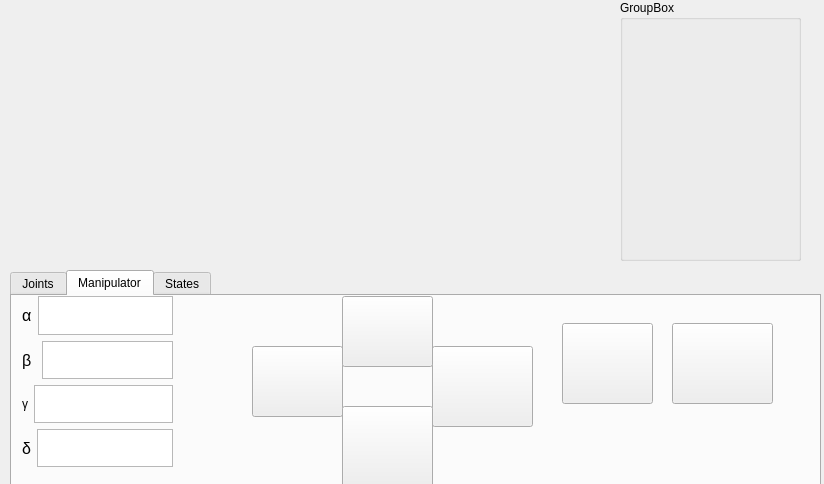
<?xml version="1.0" encoding="UTF-8"?>
<ui version="4.0">
 <class>controlpanel</class>
 <widget class="QWidget" name="controlpanel">
  <property name="geometry">
   <rect>
    <x>0</x>
    <y>0</y>
    <width>824</width>
    <height>484</height>
   </rect>
  </property>
  <property name="windowTitle">
   <string>Form</string>
  </property>
  <widget class="QTabWidget" name="tabWidget">
   <property name="geometry">
    <rect>
     <x>10</x>
     <y>270</y>
     <width>811</width>
     <height>221</height>
    </rect>
   </property>
   <property name="whatsThis">
    <string/>
   </property>
   <property name="currentIndex">
    <number>1</number>
   </property>
   <widget class="QWidget" name="joints">
    <property name="toolTip">
     <string>Joints
</string>
    </property>
    <attribute name="title">
     <string>Joints</string>
    </attribute>
    <widget class="QWidget" name="layoutWidget">
     <property name="geometry">
      <rect>
       <x>20</x>
       <y>16</y>
       <width>161</width>
       <height>181</height>
      </rect>
     </property>
     <layout class="QVBoxLayout" name="verticalLayout">
      <item>
       <widget class="QRadioButton" name="baseButton">
        <property name="text">
         <string>Base</string>
        </property>
       </widget>
      </item>
      <item>
       <widget class="QRadioButton" name="shoulderButton">
        <property name="text">
         <string>Shoulder</string>
        </property>
       </widget>
      </item>
      <item>
       <widget class="QRadioButton" name="elbowButton">
        <property name="text">
         <string>Elbow</string>
        </property>
       </widget>
      </item>
      <item>
       <widget class="QRadioButton" name="wrist1Button">
        <property name="text">
         <string>Wrist 1</string>
        </property>
       </widget>
      </item>
      <item>
       <widget class="QRadioButton" name="wrist2Button">
        <property name="text">
         <string>Wrist 2</string>
        </property>
       </widget>
      </item>
      <item>
       <widget class="QRadioButton" name="wrist3Button">
        <property name="text">
         <string>Wrist 3</string>
        </property>
       </widget>
      </item>
     </layout>
    </widget>
    <widget class="QWidget" name="layoutWidget_2">
     <property name="geometry">
      <rect>
       <x>320</x>
       <y>60</y>
       <width>391</width>
       <height>91</height>
      </rect>
     </property>
     <layout class="QHBoxLayout" name="horizontalLayout">
      <item>
       <widget class="QPushButton" name="turnRightButton">
        <property name="text">
         <string/>
        </property>
       </widget>
      </item>
      <item>
       <widget class="QPushButton" name="turnLeftButton">
        <property name="text">
         <string/>
        </property>
       </widget>
      </item>
     </layout>
    </widget>
   </widget>
   <widget class="QWidget" name="manipulator">
    <attribute name="title">
     <string>Manipulator</string>
    </attribute>
    <widget class="QPushButton" name="manipulatorUpButton">
     <property name="geometry">
      <rect>
       <x>330</x>
       <y>0</y>
       <width>91</width>
       <height>71</height>
      </rect>
     </property>
     <property name="text">
      <string/>
     </property>
    </widget>
    <widget class="QPushButton" name="manipulatorLeftButton">
     <property name="geometry">
      <rect>
       <x>240</x>
       <y>50</y>
       <width>91</width>
       <height>71</height>
      </rect>
     </property>
     <property name="text">
      <string/>
     </property>
    </widget>
    <widget class="QPushButton" name="manipulatorRightButton">
     <property name="geometry">
      <rect>
       <x>420</x>
       <y>50</y>
       <width>101</width>
       <height>81</height>
      </rect>
     </property>
     <property name="text">
      <string/>
     </property>
    </widget>
    <widget class="QPushButton" name="manipulatorDownButton">
     <property name="geometry">
      <rect>
       <x>330</x>
       <y>110</y>
       <width>91</width>
       <height>81</height>
      </rect>
     </property>
     <property name="text">
      <string/>
     </property>
    </widget>
    <widget class="QPushButton" name="turnManipulatorLeft">
     <property name="geometry">
      <rect>
       <x>550</x>
       <y>27</y>
       <width>91</width>
       <height>81</height>
      </rect>
     </property>
     <property name="text">
      <string/>
     </property>
    </widget>
    <widget class="QPushButton" name="turnManipulatorRight">
     <property name="geometry">
      <rect>
       <x>660</x>
       <y>27</y>
       <width>101</width>
       <height>81</height>
      </rect>
     </property>
     <property name="text">
      <string/>
     </property>
    </widget>
    <widget class="QWidget" name="layoutWidget_3">
     <property name="geometry">
      <rect>
       <x>10</x>
       <y>0</y>
       <width>151</width>
       <height>171</height>
      </rect>
     </property>
     <layout class="QVBoxLayout" name="verticalLayout_2">
      <item>
       <layout class="QHBoxLayout" name="horizontalLayout_4">
        <item>
         <widget class="QLabel" name="angleA">
          <property name="font">
           <font>
            <pointsize>12</pointsize>
           </font>
          </property>
          <property name="text">
           <string>α</string>
          </property>
         </widget>
        </item>
        <item>
         <widget class="QTextEdit" name="textEdit"/>
        </item>
       </layout>
      </item>
      <item>
       <layout class="QHBoxLayout" name="horizontalLayout_3">
        <item>
         <widget class="QLabel" name="angelB">
          <property name="font">
           <font>
            <pointsize>12</pointsize>
           </font>
          </property>
          <property name="text">
           <string>β </string>
          </property>
         </widget>
        </item>
        <item>
         <widget class="QTextEdit" name="angleBtext"/>
        </item>
       </layout>
      </item>
      <item>
       <layout class="QHBoxLayout" name="horizontalLayout_5">
        <item>
         <widget class="QLabel" name="angleC">
          <property name="text">
           <string>γ</string>
          </property>
         </widget>
        </item>
        <item>
         <widget class="QTextEdit" name="angleCtext">
          <property name="font">
           <font>
            <pointsize>12</pointsize>
           </font>
          </property>
         </widget>
        </item>
       </layout>
      </item>
      <item>
       <layout class="QHBoxLayout" name="horizontalLayout_2">
        <item>
         <widget class="QLabel" name="angleD">
          <property name="font">
           <font>
            <pointsize>12</pointsize>
           </font>
          </property>
          <property name="text">
           <string>δ</string>
          </property>
         </widget>
        </item>
        <item>
         <widget class="QTextEdit" name="angelDtext"/>
        </item>
       </layout>
      </item>
     </layout>
    </widget>
    <zorder>manipulatorLeftButton</zorder>
    <zorder>manipulatorRightButton</zorder>
    <zorder>manipulatorDownButton</zorder>
    <zorder>turnManipulatorLeft</zorder>
    <zorder>turnManipulatorRight</zorder>
    <zorder>layoutWidget_3</zorder>
    <zorder>manipulatorUpButton</zorder>
   </widget>
   <widget class="QWidget" name="state">
    <attribute name="title">
     <string>States</string>
    </attribute>
    <widget class="QWidget" name="">
     <property name="geometry">
      <rect>
       <x>180</x>
       <y>0</y>
       <width>81</width>
       <height>151</height>
      </rect>
     </property>
     <layout class="QVBoxLayout" name="verticalLayout_3">
      <item>
       <layout class="QHBoxLayout" name="horizontalLayout_9">
        <item>
         <widget class="QLabel" name="joint1Label">
          <property name="text">
           <string>Joint 1</string>
          </property>
         </widget>
        </item>
        <item>
         <widget class="QLabel" name="joint1Pixmap">
          <property name="text">
           <string>TextLabel</string>
          </property>
         </widget>
        </item>
       </layout>
      </item>
      <item>
       <layout class="QHBoxLayout" name="horizontalLayout_11">
        <item>
         <widget class="QLabel" name="joint3Label">
          <property name="text">
           <string>Joint3</string>
          </property>
         </widget>
        </item>
        <item>
         <widget class="QLabel" name="joint3Pixmap">
          <property name="text">
           <string>TextLabel</string>
          </property>
         </widget>
        </item>
       </layout>
      </item>
      <item>
       <layout class="QHBoxLayout" name="horizontalLayout_10">
        <item>
         <widget class="QLabel" name="joint2Label">
          <property name="text">
           <string>Joint 2</string>
          </property>
         </widget>
        </item>
        <item>
         <widget class="QLabel" name="joint2Pixmap">
          <property name="text">
           <string>TextLabel</string>
          </property>
         </widget>
        </item>
       </layout>
      </item>
     </layout>
    </widget>
    <widget class="QWidget" name="">
     <property name="geometry">
      <rect>
       <x>10</x>
       <y>0</y>
       <width>81</width>
       <height>151</height>
      </rect>
     </property>
     <layout class="QVBoxLayout" name="verticalLayout_4">
      <item>
       <layout class="QHBoxLayout" name="horizontalLayout_6">
        <item>
         <widget class="QLabel" name="shoulderLabel">
          <property name="text">
           <string>Shoulder</string>
          </property>
         </widget>
        </item>
        <item>
         <widget class="QLabel" name="shoulderPixmap">
          <property name="text">
           <string>TextLabel</string>
          </property>
         </widget>
        </item>
       </layout>
      </item>
      <item>
       <layout class="QHBoxLayout" name="horizontalLayout_8">
        <item>
         <widget class="QLabel" name="baseLabel">
          <property name="text">
           <string>Base</string>
          </property>
         </widget>
        </item>
        <item>
         <widget class="QLabel" name="basePixmap">
          <property name="text">
           <string>TextLabel</string>
          </property>
         </widget>
        </item>
       </layout>
      </item>
      <item>
       <layout class="QHBoxLayout" name="horizontalLayout_12">
        <item>
         <widget class="QLabel" name="elbowLabel">
          <property name="text">
           <string>Elbow</string>
          </property>
         </widget>
        </item>
        <item>
         <widget class="QLabel" name="elbowPixmap">
          <property name="text">
           <string>TextLabel</string>
          </property>
         </widget>
        </item>
       </layout>
      </item>
     </layout>
    </widget>
   </widget>
  </widget>
  <widget class="QGroupBox" name="groupBox">
   <property name="geometry">
    <rect>
     <x>620</x>
     <y>0</y>
     <width>181</width>
     <height>261</height>
    </rect>
   </property>
   <property name="title">
    <string>GroupBox</string>
   </property>
   <widget class="QWidget" name="verticalLayoutWidget">
    <property name="geometry">
     <rect>
      <x>10</x>
      <y>30</y>
      <width>161</width>
      <height>221</height>
     </rect>
    </property>
    <layout class="QVBoxLayout" name="groupVerticalLay"/>
   </widget>
  </widget>
  <zorder>tabWidget</zorder>
  <zorder>groupBox</zorder>
  <zorder>groupBox</zorder>
 </widget>
 <resources/>
 <connections/>
</ui>
